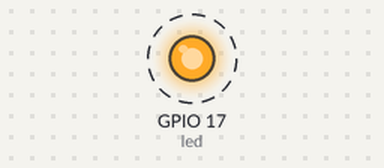
Simulated run of this program. Board: Raspberry Pi (BCM pin numbers). Parts: output pins drawn as LEDs (lit = HIGH). Dashed ring = blinking. What the program prints to the terminal is not drawn. At 20.0 s the program stops and its outputs stay as they are.

Above: at 0.1 s.
Timing chart, 0 to 3.0 s (numbered marks = the images above):
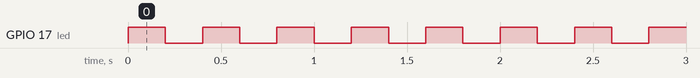

Measured:
- by itself, GPIO 17 (led): alternates HIGH for 0.20 s and LOW for 0.20 s, 100 changes in all, then stays LOW

The program:

led.py
```python
from gpiozero import LED
from time import sleep

tim_del=0.2
r=50

led = LED(17)
for x in range (r):
    led.on()
    sleep(tim_del)
    led.off()
    sleep(tim_del)

print ("OK, that was ", r, "blinks")
```
